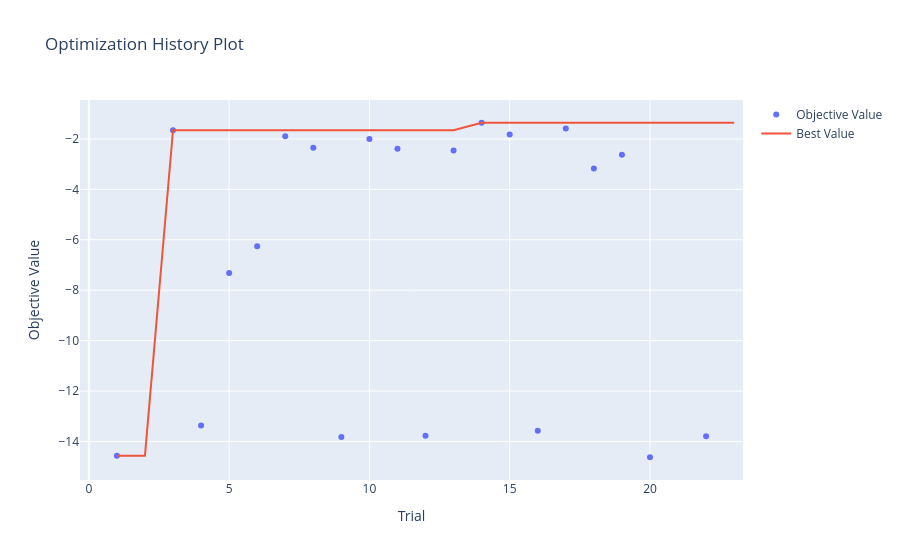
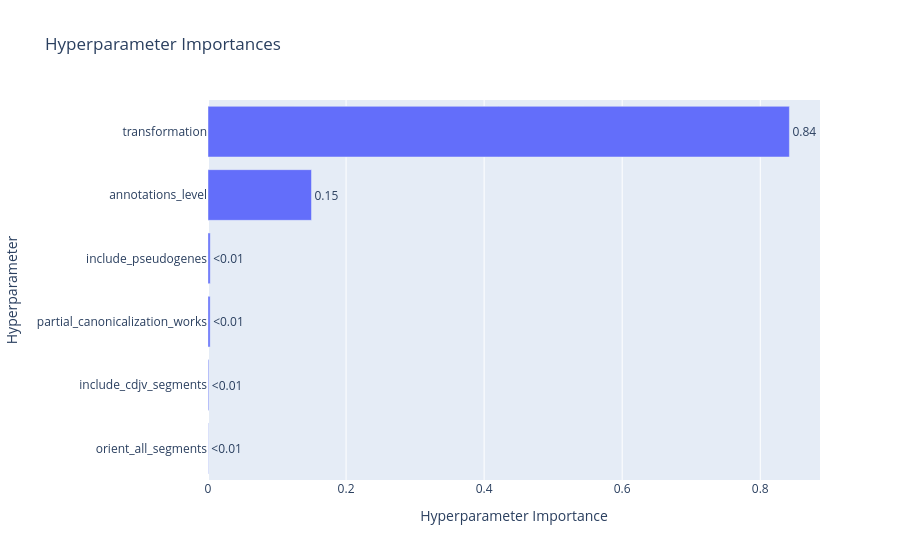

The notebook cell saved with these charts, in order:
### Code cell
from optuna.visualization import (
    plot_optimization_history,
    plot_param_importances,
)
import optuna

study = optuna.load_study(study_name="phase_1", storage="sqlite:///../../outputs/hpo/phase_1/optuna.db")
plot_optimization_history(study).show()
plot_param_importances(study).show()
print(study.best_params)

### Figure 1 — Plotly figure (JSON) as saved in the notebook; plotly's stock layout.template omitted (floating-point values rounded to 4 significant figures)
{"data": [{"mode": "markers", "name": "Objective Value", "type": "scatter", "x": [1, 3, 4, 5, 6, 7, 8, 9, 10, 11, 12, 13, 14, 15, 16, 17, 18, 19, 20, 22], "y": [-14.56, -1.653, -13.37, -7.32, -6.254, -1.891, -2.347, -13.82, -2.004, -2.39, -13.78, -2.463, -1.358, -1.826, -13.57, -1.586, -3.17, -2.628, -14.63, -13.8]}, {"mode": "lines", "name": "Best Value", "type": "scatter", "x": [0, 1, 2, 3, 4, 5, 6, 7, 8, 9, 10, 11, 12, 13, 14, 15, 16, 17, 18, 19, 20, 21, 22, 23], "y": [null, -14.56, -14.56, -1.653, -1.653, -1.653, -1.653, -1.653, -1.653, -1.653, -1.653, -1.653, -1.653, -1.653, -1.358, -1.358, -1.358, -1.358, -1.358, -1.358, -1.358, -1.358, -1.358, -1.358]}, {"marker": {"color": "#cccccc"}, "mode": "markers", "name": "Infeasible Trial", "showlegend": false, "type": "scatter", "x": [], "y": []}], "layout": {"title": {"text": "Optimization History Plot"}, "xaxis": {"title": {"text": "Trial"}}, "yaxis": {"title": {"text": "Objective Value"}}}}

### Figure 2 — Plotly figure (JSON) as saved in the notebook; plotly's stock layout.template omitted (floating-point values rounded to 4 significant figures)
{"data": [{"cliponaxis": false, "hovertemplate": ["orient_all_segments (CategoricalDistribution): 0.0004406989122521585<extra></extra>", "include_cdjv_segments (CategoricalDistribution): 0.0011108637101458613<extra></extra>", "partial_canonicalization_works (CategoricalDistribution): 0.0030979634400755242<extra></extra>", "include_pseudogenes (CategoricalDistribution): 0.0032316232333690145<extra></extra>", "annotations_level (CategoricalDistribution): 0.14990943214261598<extra></extra>", "transformation (CategoricalDistribution): 0.8422094185615416<extra></extra>"], "name": "Objective Value", "orientation": "h", "text": ["<0.01", "<0.01", "<0.01", "<0.01", "0.15", "0.84"], "textposition": "outside", "type": "bar", "x": [0.0004407, 0.001111, 0.003098, 0.003232, 0.1499, 0.8422], "y": ["orient_all_segments", "include_cdjv_segments", "partial_canonicalization_works", "include_pseudogenes", "annotations_level", "transformation"]}], "layout": {"title": {"text": "Hyperparameter Importances"}, "xaxis": {"title": {"text": "Hyperparameter Importance"}}, "yaxis": {"title": {"text": "Hyperparameter"}}}}
